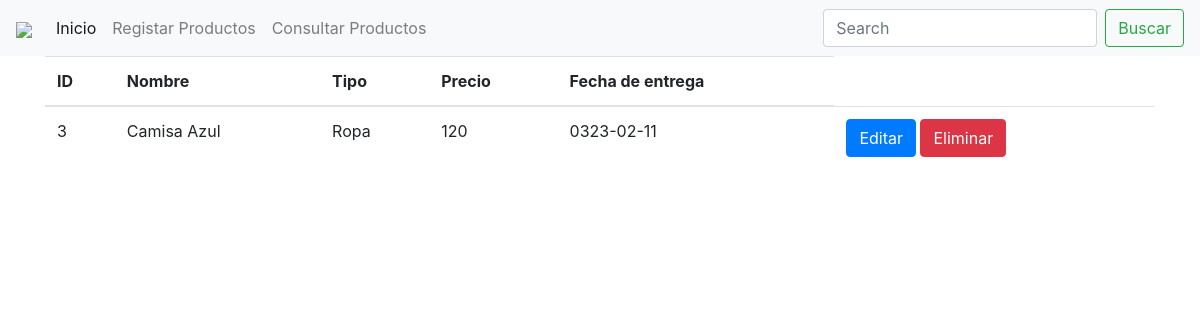
The app's page /resultadoBusqueda.php?termino=Camisa Azul with its own data.
### tables this page shows
CREATE TABLE `productos` (
  `id` int(11) NOT NULL,
  `nombre` varchar(100) NOT NULL,
  `tipo` varchar(100) NOT NULL,
  `precio` int(11) NOT NULL,
  `fecha_entrega` date NOT NULL
);

### resultadoBusqueda.php (the view, shortened to what this page needs)
<!DOCTYPE html>
<html lang="en">
<head>
    <link rel="stylesheet" href="css/bootstrap.css">
</head>
<body>
    <?php
        include 'conexion.php';
        include 'menu.php';
    ?>
        <div class="container">
        <div class="row">
        <div class="col-12">
    <?php
        if($_GET["termino"] == ""){
    ?>
        <br>
        <div class="alert alert-danger">No existen ningun producto registrado </div><br><br>
        <a href="consultarDatos.php">Regresar</a>
    <?php } else {
        $sql = "SELECT * from productos WHERE nombre LIKE '%" . $_GET["termino"] . "%'";
        $productos = $conexion->query($sql);
        if($productos->num_rows == 0) {
            echo "<br><div class='alert alert-danger'>No existen ningun producto registrado</div><br><br>";
        } else {
    ?>
        <table class="table table-hover">
            <thead>
                <th>ID</th>
                <th>Nombre</th>
                <th>Tipo</th>
                <th>Precio</th>
                <th>Fecha de entrega</th>
            </thead>
            <tbody>
                <?php while($row = $productos->fetch_assoc()) { ?>
                    <tr>
                        <td><?php echo $row["id"]; ?></td>
                        <td><?php echo $row["nombre"]; ?></td>
                        <td><?php echo $row["tipo"]; ?></td>
                        <td><?php echo $row["precio"]; ?></td>
                        <td><?php echo $row["fecha_entrega"]; ?></td>
                        <td>
                            <a href="actualizarRegistro.php?id=<?php echo $row["id"]; ?>" class="btn btn-primary">Editar</a>
                            <a href="eliminarRegistro.php?id=<?php echo $row["id"]; ?>" class="btn btn-danger">Eliminar</a>
                        </td>
                    </tr>
                <?php } ?>
            </tbody>
        </table>
    <?php } } ?>
                </div></div></div>
</body>
</html>

### records on screen
productos: id "3", nombre "Camisa Azul", tipo "Ropa", precio "120", fecha_entrega "0323-02-11"
